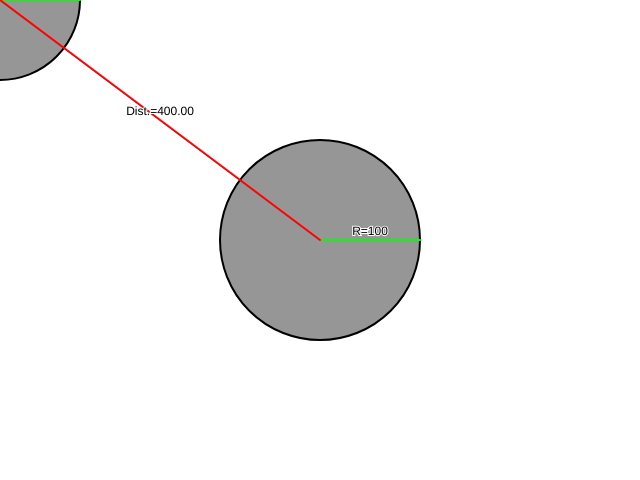
Frame 1 (no input)
Frame 60 (no input): identical to frame 1, image omitted
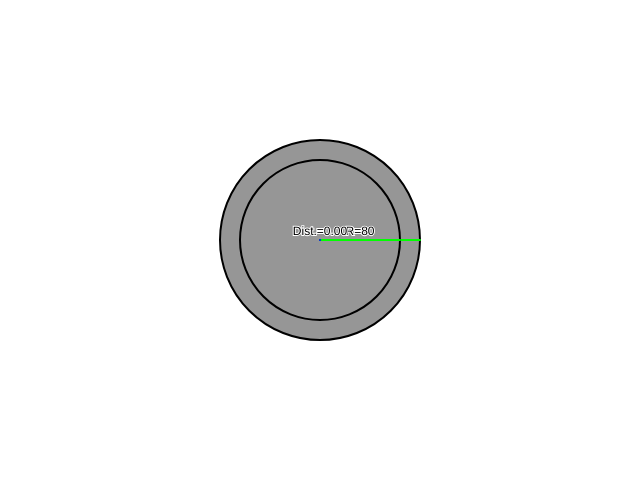
Frame 120 (the mouse pressed at the canvas centre since frame 60)

The p5.js sketch that drew these frames (run headless with seeded random() and noise() and a simulated clock; from frame 60 on, the mouse is pressed at the canvas centre):

// p5.js sketch
// ── sketch.js
var c1 = {
  r: 100
}
var c2 = {
  r: 80
}
var spacing = 5;

function setup() {
  createCanvas(640, 480);
  c1.coord = createVector(0, 0);
  c1.coord.x = width/2;
  c1.coord.y = height/2;
}

function draw() {
  background(255);
  drawEllipse(c1);
  c2.coord = createVector(mouseX, mouseY);
  drawEllipse(c2);
  var d = dist(c1.coord.x, c1.coord.y, c2.coord.x, c2.coord.y);

  if (d <= c1.r + c2.r) {
    stroke('#0000ff');
  } else {
    stroke('#ff0000');
  }

  line(c1.coord.x, c1.coord.y, c2.coord.x, c2.coord.y);
  stroke(255);
  fill(0);
  textAlign(CENTER);
  text('Dist.=' + d.toFixed(2), (c1.coord.x + c2.coord.x)/2, (c1.coord.y + c2.coord.y)/2 - spacing);
}

function drawEllipse(circle) {
  fill(150);
  strokeWeight(2);
  stroke(0);
  ellipse(circle.coord.x, circle.coord.y, circle.r * 2, circle.r * 2);
  var border = createVector(circle.coord.x + circle.r, circle.coord.y);
  stroke('#00FF00');
  line(circle.coord.x, circle.coord.y, border.x, border.y);
  stroke(255);
  fill(0);
  textAlign(CENTER);
  text('R=' + circle.r, circle.coord.x + circle.r/2, circle.coord.y - spacing);
}
